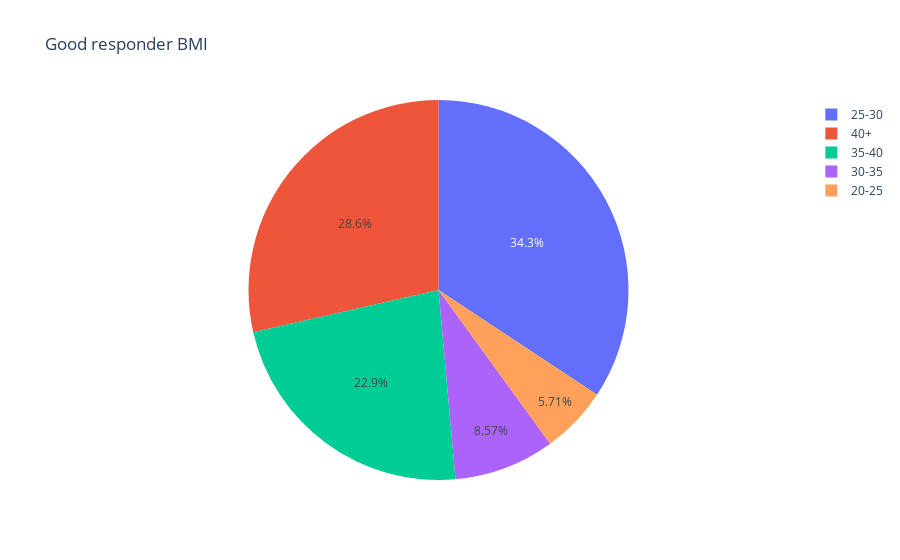
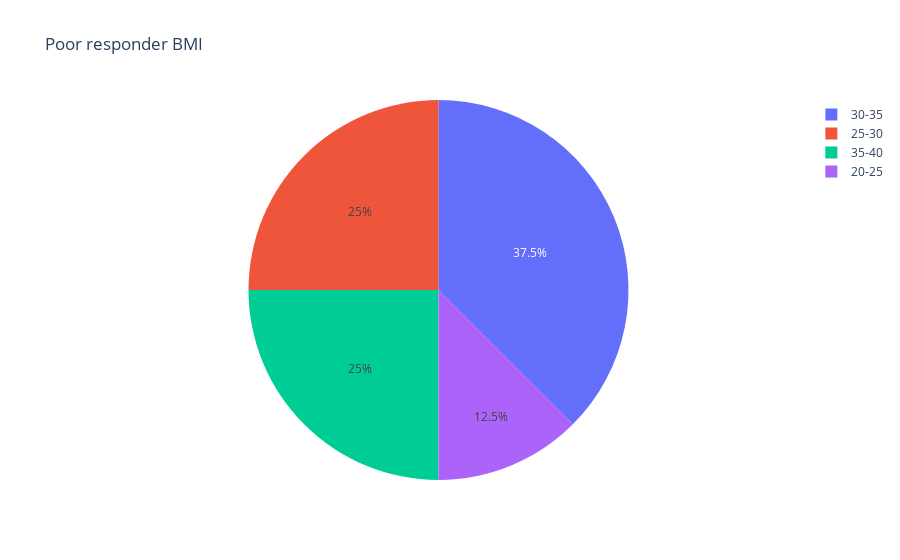

The notebook cell these images were saved under, in order:
### Code cell
bins = [20,25,30,35,40,55]
labels = ["20-25","25-30","30-35","35-40","40+"]
feat = 'BMI kg/m2'
title_good = "Good responder BMI"
title_poor = "Poor responder BMI"

categorise(X_good,bins,labels,feat,title_good)
categorise(X_poor,bins,labels,feat,title_poor)

### Figure 1 — Plotly figure (JSON) as saved in the notebook; plotly's stock layout.template omitted (floating-point values rounded to 4 significant figures)
{"data": [{"domain": {"x": [0, 1], "y": [0, 1]}, "hovertemplate": "binned labels=%{label}<br>binned=%{value}<extra></extra>", "labels": ["25-30", "25-30", "40+", "25-30", "25-30", "30-35", "35-40", "25-30", "40+", "20-25", "20-25", "25-30", "35-40"], "legendgroup": "", "name": "", "showlegend": true, "type": "pie", "values": [2, 2, 5, 2, 2, 3, 4, 2, 5, 1, 1, 2, 4]}], "layout": {"legend": {"tracegroupgap": 0}, "title": {"text": "Good responder BMI"}}}

### Figure 2 — Plotly figure (JSON) as saved in the notebook; plotly's stock layout.template omitted (floating-point values rounded to 4 significant figures)
{"data": [{"domain": {"x": [0, 1], "y": [0, 1]}, "hovertemplate": "binned labels=%{label}<br>binned=%{value}<extra></extra>", "labels": ["20-25", "25-30", "25-30", "30-35", "35-40", "30-35", "20-25"], "legendgroup": "", "name": "", "showlegend": true, "type": "pie", "values": [1, 2, 2, 3, 4, 3, 1]}], "layout": {"legend": {"tracegroupgap": 0}, "title": {"text": "Poor responder BMI"}}}
